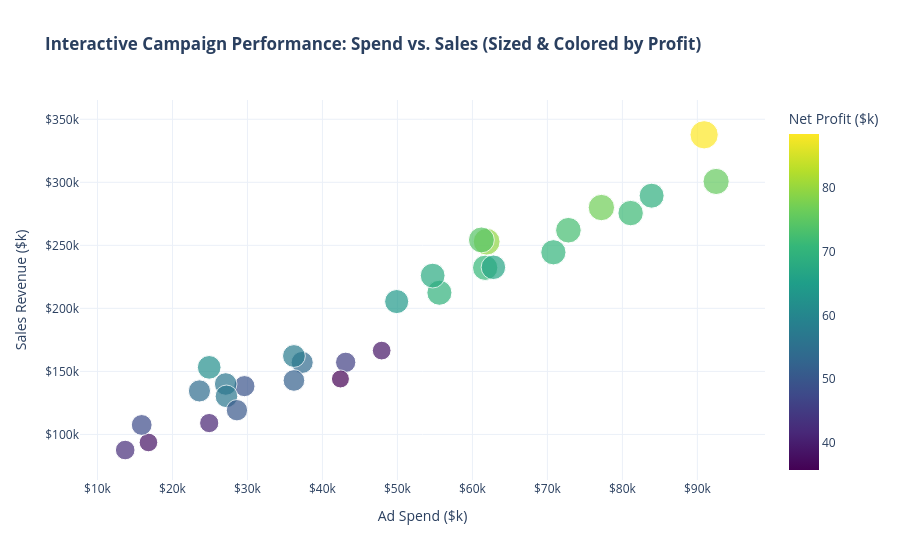

This figure's notebook cell:
### Markdown cell above
## 7. Plotly Express Visualization (Interactive Multi-Variable Bubble Plot)

With **Plotly Express**, we can visualize **three variables simultaneously**:
- **X-axis:** Advertising Spend
- **Y-axis:** Sales Revenue
- **Marker Color & Size:** Net Profit ($ Thousands)

Hover over any campaign bubble to inspect its exact metrics and Campaign ID.

### Code cell
# Multi-variable interactive scatter plot
fig = px.scatter(
    df,
    x="advertising_spend",
    y="sales",
    size="profit",
    color="profit",
    hover_name="campaign_id",
    color_continuous_scale="Viridis",
    title="<b>Interactive Campaign Performance: Spend vs. Sales (Sized & Colored by Profit)</b>",
    labels={
        "advertising_spend": "Ad Spend ($k)",
        "sales": "Sales Revenue ($k)",
        "profit": "Net Profit ($k)"
    }
)

fig.update_layout(
    xaxis_tickprefix="$",
    xaxis_ticksuffix="k",
    yaxis_tickprefix="$",
    yaxis_ticksuffix="k",
    template="plotly_white"
)

fig.show()

### Figure 1 — Plotly figure (JSON) as saved in the notebook; plotly's stock layout.template omitted (floating-point values rounded to 4 significant figures)
{"data": [{"hovertemplate": "<b>%{hovertext}</b><br><br>Ad Spend ($k)=%{x}<br>Sales Revenue ($k)=%{y}<br>Net Profit ($k)=%{marker.color}<extra></extra>", "hovertext": ["CMP-01", "CMP-02", "CMP-03", "CMP-04", "CMP-05", "CMP-06", "CMP-07", "CMP-08", "CMP-09", "CMP-10", "CMP-11", "CMP-12", "CMP-13", "CMP-14", "CMP-15", "CMP-16", "CMP-17", "CMP-18", "CMP-19", "CMP-20", "CMP-21", "CMP-22", "CMP-23", "CMP-24", "CMP-25", "CMP-26", "CMP-27", "CMP-28", "CMP-29", "CMP-30"], "legendgroup": "", "marker": {"color": [45.7, 88.4, 72.4, 70.9, 40.9, 62.0, 38.4, 69.1, 79.4, 70.3, 42.5, 75.7, 71.5, 49.5, 56.4, 56.6, 53.9, 69.6, 38.8, 51.8, 66.7, 54.3, 57.5, 35.8, 64.2, 76.8, 50.3, 68.1, 74.2, 47.9], "coloraxis": "coloraxis", "size": [45.7, 88.4, 72.4, 70.9, 40.9, 62.0, 38.4, 69.1, 79.4, 70.3, 42.5, 75.7, 71.5, 49.5, 56.4, 56.6, 53.9, 69.6, 38.8, 51.8, 66.7, 54.3, 57.5, 35.8, 64.2, 76.8, 50.3, 68.1, 74.2, 47.9], "sizemode": "area", "sizeref": 0.221, "symbol": "circle"}, "mode": "markers", "name": "", "orientation": "v", "showlegend": false, "type": "scatter", "x": [43.1, 90.9, 72.8, 61.7, 24.9, 24.9, 16.8, 83.9, 61.9, 70.8, 13.7, 92.5, 81.1, 29.6, 27.1, 27.2, 37.3, 55.6, 47.9, 36.2, 62.8, 23.6, 36.2, 42.4, 49.9, 77.2, 28.6, 54.7, 61.2, 15.9], "xaxis": "x", "y": [157.2, 337.7, 262.0, 232.2, 109.0, 153.2, 93.6, 289.4, 252.9, 244.5, 87.6, 300.7, 275.6, 138.3, 140.0, 130.2, 157.1, 212.4, 166.5, 142.8, 232.6, 134.5, 162.2, 144.0, 205.4, 280.0, 119.2, 226.0, 254.3, 107.5], "yaxis": "y"}], "layout": {"coloraxis": {"autocolorscale": false, "colorbar": {"title": {"text": "Net Profit ($k)"}}, "colorscale": [[0, "#440154"], [0.1111, "#482878"], [0.2222, "#3e4989"], [0.3333, "#31688e"], [0.4444, "#26828e"], [0.5556, "#1f9e89"], [0.6667, "#35b779"], [0.7778, "#6ece58"], [0.8889, "#b5de2b"], [1, "#fde725"]]}, "legend": {"itemsizing": "constant", "tracegroupgap": 0}, "title": {"text": "<b>Interactive Campaign Performance: Spend vs. Sales (Sized & Colored by Profit)</b>"}, "xaxis": {"anchor": "y", "domain": [0, 1], "tickprefix": "$", "ticksuffix": "k", "title": {"text": "Ad Spend ($k)"}}, "yaxis": {"anchor": "x", "domain": [0, 1], "tickprefix": "$", "ticksuffix": "k", "title": {"text": "Sales Revenue ($k)"}}}}
